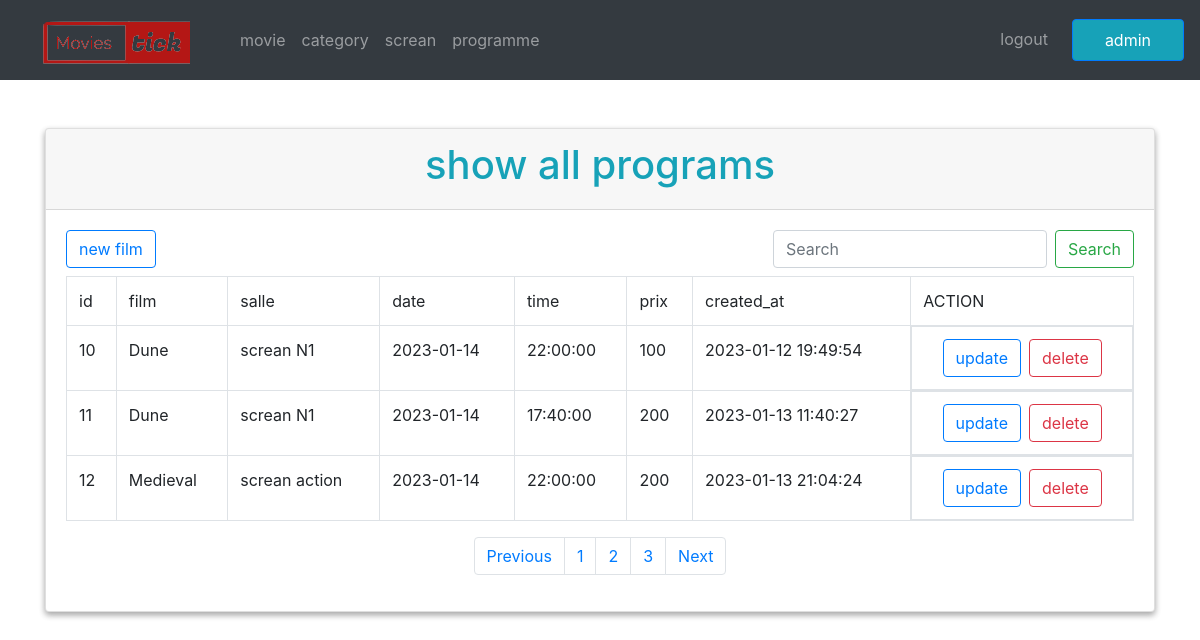
Page /administrateur/admin/programme/show_all.php (signed in) on the committed database.
### tables this page shows
CREATE TABLE `programmes` (
  `id` bigint(20) UNSIGNED NOT NULL,
  `films_id` bigint(20) UNSIGNED NOT NULL,
  `salles_id` bigint(20) UNSIGNED NOT NULL,
  `date` date NOT NULL,
  `time` time NOT NULL,
  `prix` int(11) NOT NULL,
  `created_at` timestamp NULL DEFAULT current_timestamp(),
  `updated_at` timestamp NULL DEFAULT current_timestamp()
);

CREATE TABLE `films` (
  `id` bigint(20) UNSIGNED NOT NULL,
  `name` varchar(255) NOT NULL,
  `description` varchar(255) NOT NULL,
  `duree` varchar(255) NOT NULL,
  `anne` varchar(255) NOT NULL,
  `projection` tinyint(1) NOT NULL,
  `categories_id` bigint(20) UNSIGNED NOT NULL,
  `image` varchar(100) NOT NULL,
  `created_at` date DEFAULT NULL,
  `updated_at` timestamp NULL DEFAULT current_timestamp()
);

CREATE TABLE `salles` (
  `id` bigint(20) UNSIGNED NOT NULL,
  `name` varchar(255) NOT NULL,
  `place` int(11) NOT NULL,
  `created_at` timestamp NULL DEFAULT NULL,
  `updated_at` timestamp NULL DEFAULT current_timestamp()
);

### administrateur/admin/programme/show_all.php (the view, shortened to what this page needs)
<?php
require('../../db/db.php');
$sql_f = "select * from films";
$all_films  = $connection->prepare($sql_f);
$all_films->execute();
$data_film = $all_films->fetchAll();
$sql_s = "select * from salles";
$all_salles  = $connection->prepare($sql_s);
$all_salles->execute();
$data_salle = $all_salles->fetchAll();
$items_per_page = 3;
$total_items_query = $connection->prepare("SELECT COUNT(*) as total FROM programmes");
$total_items_query->execute();
$total_items = $total_items_query->fetchColumn();
$total_pages = ceil($total_items / $items_per_page);
if (isset($_GET['page'])) {
    $current_page = $_GET['page'];
} else {
    $current_page = 1;
}
$offset = ($current_page - 1) * $items_per_page;
$query = $connection->prepare("SELECT * FROM programmes LIMIT $items_per_page OFFSET $offset");
$query->execute();
$data = $query->fetchAll(PDO::FETCH_ASSOC);
function displayArrayAsTable($array)
{
    global $total_pages, $data_film, $data_salle;
    echo '<div class="container mt-5 mb-5">';
    echo '<div class="row">';
    echo '<div class="col-md-12">';
    echo  '<div class="card box_shadow">';
    echo '<div class="card-header">';
    echo  '<h1 class="text-center text-info">show all programs</h1>';
    echo '</div>';
    echo '<div class="card-body">';
    echo '<nav class="d-flex justify-content-between mb-2">
    <a class="btn btn-outline-primary" href="add_programme.php" type="button" >new film</a>
    <form class="form-inline">
  <input class="form-control mr-sm-2" type="search" placeholder="Search" aria-label="Search">
  <button class="btn btn-outline-success my-2 my-sm-0" type="submit">Search</button>
  </form>
  </nav>';
?>
    <?php
    echo '<table class="table table-bordered  table-hover">';
    foreach ($array as $row) {
        echo '<tr>';
        foreach ($row as $key => $value) {
            if ($key == "updated_at") {
                continue;
            }
            if ($key == "films_id") {
                echo '<td>' . 'film' . '</td>';
                continue;
            }
            if ($key == "salles_id") {
                echo '<td>' . 'salle' . '</td>';
                continue;
            }
            echo '<td>' . $key . '</td>';
        }
        echo '<td>ACTION</td>';
        break;
    }
    foreach ($array as $data) {
        echo '<tr>';
        $id = $data['id'];
        $films_id = $data['films_id'];
        $salles_id = $data['salles_id'];
        $date = $data['date'];
        $time = $data['time'];
        $prix = $data['prix'];
        $created_at = $data['created_at'];
        echo '<td>' . $id . '</td>';
        foreach ($data_film as $film) {
            if ($film['id'] == $films_id) {
                echo '<td>' . $film['name'] . '</td>';
            }
        }
        foreach ($data_salle as $salle) {
            if ($salle['id'] == $salles_id) {
                echo '<td>' . $salle['name'] . '</td>';
            }
        }
        echo '<td>' . $date . '</td>';
        echo '<td>' . $time . '</td>';
        echo '<td>' . $prix . '</td>';
        echo '<td>' . $created_at . '</td>';
        echo "<td class='d-flex justify-content-center'>
         <a  class='btn btn-outline-primary update-button' href='update_programme.php?id=$id'>update</a>
         <a  class='btn btn-outline-danger delete-button ml-2' href='delete_programme.php?id=$id' >delete</a>
         </td>";
        echo '</tr>';
    }
    echo '</div></div></div></table>';
    ?>
    <nav aria-label="Page navigation example">
        <ul class="pagination justify-content-center">
            <li class="page-item">
                <a class="page-link" href='?page=<?php if (isset($_GET['page']) and $_GET['page'] != 1) {
                                                        echo  $_GET['page'] - 1;
                                                    } else {
                                                        echo 1;
                                                    } ?>'>Previous</a>
            </li>
            <?php for ($i = 1; $i <= $total_pages; $i++) { ?>
                <li class="page-item"><a class="page-link" href='?page=<?php echo $i; ?>'><?php echo $i; ?></a></li>
            <?php  } ?>
            <li class="page-item">
                <a class="page-link" href='?page=<?php if (isset($_GET['page']) and $_GET['page'] != $total_pages) {
                                                        echo  $_GET['page'] + 1;
                                                    } else {
                                                        echo $total_pages;
                                                    }  ?>'>Next</a>
            </li>
        </ul>
    </nav>
<?php
    echo '</div>';
}
?>
<!DOCTYPE html>
<html lang="en">
<head>
    <link rel="stylesheet" href="../../css/bootstrap.min.css">
</head>
<bod>
    <?php
    require('../navBar/navBar.php');
    ?>
    <?php
    displayArrayAsTable($data);
    ?>
</bod>
</html>

### administrateur/admin/navBar/navBar.php (shortened to what this page needs)
<!DOCTYPE html>
<html lang="en">
<head>
    <link href="https://cdn.jsdelivr.net/npm/bootstrap@5.3.0-alpha1/dist/css/bootstrap.min.css" rel="stylesheet"
>
    <link rel="stylesheet" href="../../css/bootstrap.min.css">
</head>
<body>
    <nav style="max-height: 5rem;"class="navbar navbar-expand-lg navbar-dark bg-dark">
        <a class="navbar-brand" href="" ><img src="../logo-removebg-preview.png"></a>
        <div class="collapse navbar-collapse" id="navbarNav">
            <ul class="navbar-nav mr-auto">
                <li class="nav-item">
                    <a class="nav-link" href="../film/show_all_films.php">movie</a>
                </li>
                <li class="nav-item">
                    <a class="nav-link" href="../category/show_all.php">category</a>
                </li>
                <li class="nav-item">
                    <a class="nav-link" href="../screen/show_all.php">screan</a>
                </li>
                <li class="nav-item">
                    <a class="nav-link" href="../programme/show_all.php">programme</a>
                </li>
            </ul>
            <ul class="navbar-nav">
                <li class="nav-item">
                    <?php if (isset($_SESSION['admin_logged_in']) && $_SESSION['admin_logged_in'] == true) {
                        echo "<li class'nav-link'><a class='nav-link' href='../dashboard/logout.php'>logout</a></li>";
                    } else {
                        echo "<li class'nav-link'><a class='nav-link' href='../index.php'>Login</a></li>";
                    }
                    ?>
                </li>
                <?php if (isset($_SESSION['admin_logged_in_name'])) {
                    echo "  <li class='ml-3 pl-4 pr-4 nav-item border border-primary rounded bg-info'>
                            <a class='nav-link text-white' href=''>" . $_SESSION['admin_logged_in_name'] . "</a>
                            </li>";
                } else {
                    echo "  <li class='nav-item'>
                    <a class='nav-link' href='register.php'>Register</a>
                    </li>";
                } ?>
            </ul>
        </div>
    </nav>
</body>
</html>

### administrateur/admin/programme/show_all.php (style rules this page uses)
.box_shadow { box-shadow: rgba(0, 0, 0, 0.16) 0px 3px 6px, rgba(0, 0, 0, 0.23) 0px 3px 6px; }

### rows in the picture
programmes: key "id", key "date", key "time", key "prix", key "created_at", id "10", date "2023-01-14", time "22:00:00", prix "100", created_at "2023-01-12 19:49:54"
films: name "Dune"
salles: name "screan N1"
programmes: id "11", date "2023-01-14", time "17:40:00", prix "200", created_at "2023-01-13 11:40:27"
programmes: id "12", date "2023-01-14", time "22:00:00", prix "200", created_at "2023-01-13 21:04:24"
films: name "Medieval"
salles: name "screan action"

### other values in the picture
$_SESSION['admin_logged_in_name'] "admin"
